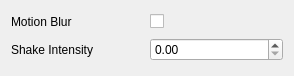
<?xml version="1.0" encoding="UTF-8"?>
<ui version="4.0">
 <class>form</class>
 <widget class="QWidget" name="form">
  <property name="geometry">
   <rect>
    <x>0</x>
    <y>0</y>
    <width>294</width>
    <height>76</height>
   </rect>
  </property>
  <property name="windowTitle">
   <string>Form</string>
  </property>
  <layout class="QVBoxLayout" name="verticalLayout">
   <item>
    <layout class="QHBoxLayout" name="horizontalLayout">
     <item>
      <widget class="QLabel" name="label">
       <property name="enabled">
        <bool>true</bool>
       </property>
       <property name="minimumSize">
        <size>
         <width>75</width>
         <height>0</height>
        </size>
       </property>
       <property name="text">
        <string>Motion Blur</string>
       </property>
      </widget>
     </item>
     <item>
      <widget class="QCheckBox" name="uiBlur">
       <property name="text">
        <string/>
       </property>
      </widget>
     </item>
    </layout>
   </item>
   <item>
    <layout class="QHBoxLayout" name="horizontalLayout_2">
     <item>
      <widget class="QLabel" name="label_2">
       <property name="enabled">
        <bool>true</bool>
       </property>
       <property name="minimumSize">
        <size>
         <width>75</width>
         <height>0</height>
        </size>
       </property>
       <property name="text">
        <string>Shake Intensity</string>
       </property>
      </widget>
     </item>
     <item>
      <widget class="QDoubleSpinBox" name="uiShakeIntensity"/>
     </item>
    </layout>
   </item>
  </layout>
 </widget>
 <resources/>
 <connections/>
</ui>
